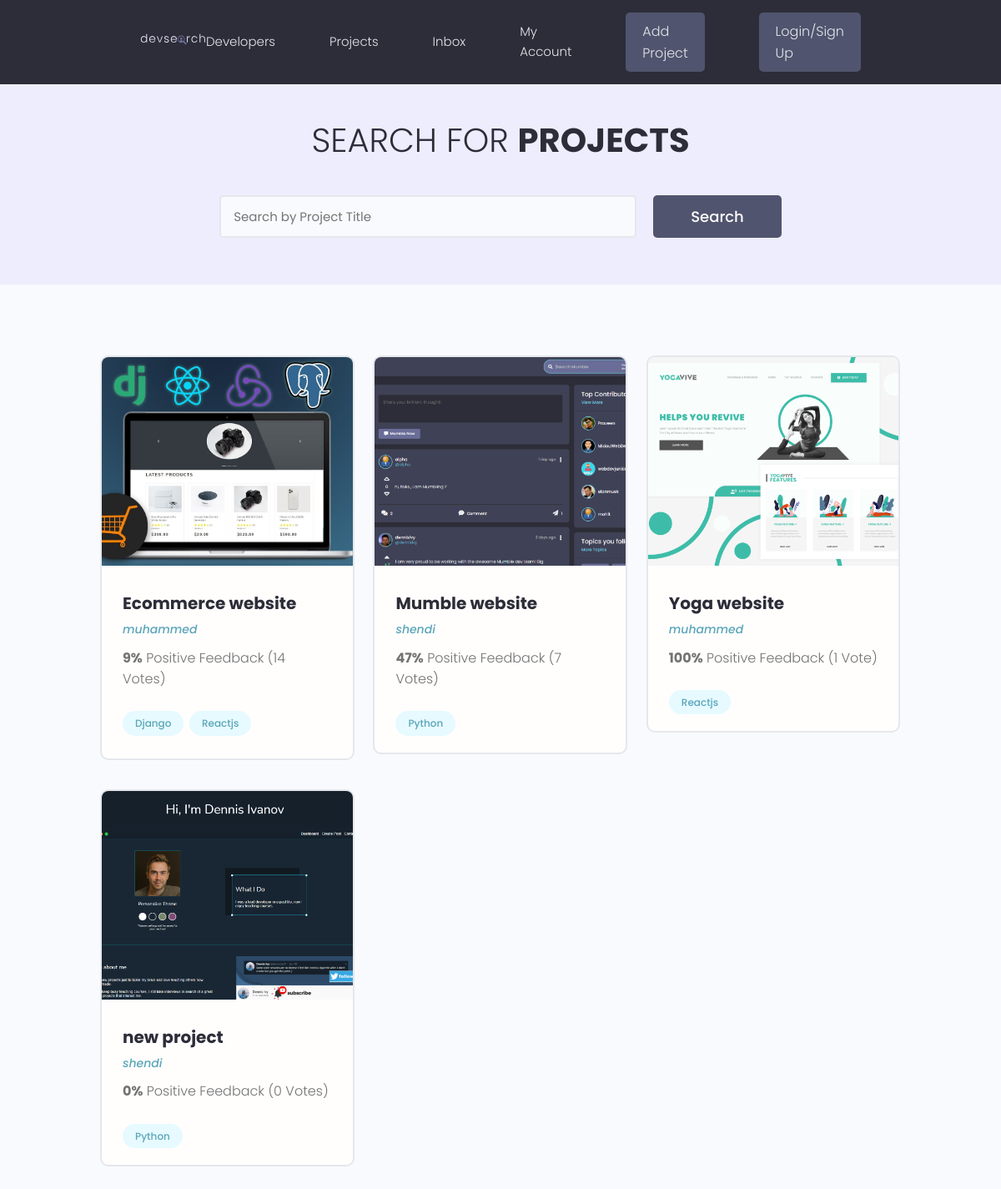
The app's page /projects/, older data.
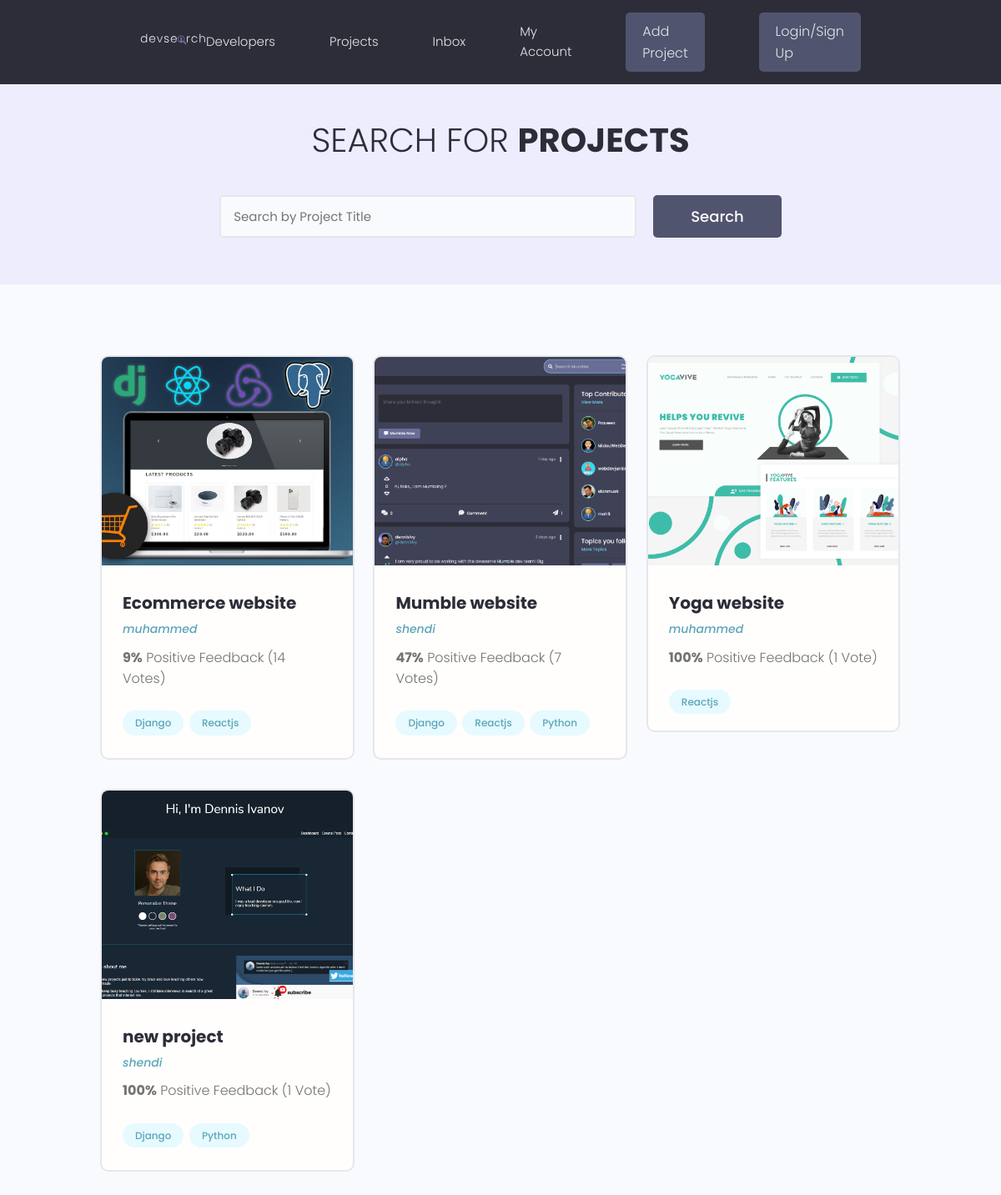
The same page, newer data.
### projects/models.py (models this page shows, shortened)
class Project(models.Model):
    owner = models.ForeignKey(
        Profile, null=True, blank=True, on_delete=models.SET_NULL)
    title = models.CharField(max_length=200)
    description = models.TextField(null=True, blank=True)
    featured_image = models.ImageField(
        null=True, blank=True, default="default.jpg")
    demo_link = models.CharField(max_length=2000, null=True, blank=True)
    source_link = models.CharField(max_length=2000, null=True, blank=True)
    tags = models.ManyToManyField("Tag", blank=True)
    vote_total = models.IntegerField(default=0, null=True, blank=True)
    vote_ratio = models.IntegerField(default=0, null=True, blank=True)
    created = models.DateTimeField(auto_now_add=True)
    id = models.UUIDField(default=uuid.uuid4, unique=True, primary_key=True)

class Tag(models.Model):
    name = models.CharField(max_length=200)
    created = models.DateTimeField(auto_now_add=True)
    id = models.UUIDField(default=uuid.uuid4, unique=True,
                          primary_key=True, editable=False)
    def __str__(self):
        return self.name

### users/models.py (models this page shows)
class Profile(models.Model):
    user = models.OneToOneField(User, on_delete=models.CASCADE)
    name = models.CharField(max_length=200, blank=True, null=True)
    email = models.EmailField(max_length=500, blank=True, null=True)
    username = models.CharField(max_length=200, blank=True, null=True)
    location = models.CharField(max_length=200, blank=True, null=True)
    short_intro = models.CharField(max_length=200, blank=True, null=True)
    bio = models.TextField(blank=True, null=True)
    profile_image = models.ImageField(
        null=True, blank=True, upload_to='profiles/', default='profiles/user-default.png')
    social_github = models.CharField(max_length=255, null=True, blank=True)
    social_twitter = models.CharField(max_length=255, null=True, blank=True)
    social_linkedin = models.CharField(max_length=255, null=True, blank=True)
    social_youtube = models.CharField(max_length=255, null=True, blank=True)
    social_website = models.CharField(max_length=255, null=True, blank=True)
    created = models.DateTimeField(auto_now_add=True)
    id = models.UUIDField(default=uuid.uuid4, unique=True,
                          primary_key=True, editable=False)
    def __str__(self):
        return str(self.username)

### projects/views.py (the view)
# urls.py: path('projects/', include("projects.urls")),
def projects(request):
    projects = Project.objects.all()
    context = {"projects": projects}
    return render(request, 'projects/projects.html', context)

### projects/templates/projects/projects.html (shortened to what this page needs)
{% extends "main.html" %} {% block content %}
<main class="projects">
  <section class="hero-section text-center">
    <div class="container container--narrow">
      <div class="hero-section__box">
        <h2>Search for <span>Projects</span></h2>
      </div>
      <div class="hero-section__search">
        <form class="form" action="#" method="get">
          <div class="form__field">
            <input
              class="input input--text"
              id="formInput#search"
              type="text"
              name="text"
              placeholder="Search by Project Title"
            />
          </div>
          <input class="btn btn--sub btn--lg" type="submit" value="Search" />
        </form>
      </div>
    </div>
  </section>
  <section class="projectsList">
    <div class="container">
      <div class="grid grid--three">
        {% for project in projects %}
        <div class="column">
          <div class="card project">
            <a href="{% url 'project' project.id %}" class="project">
              <img
                class="project__thumbnail"
                src="{{project.featured_image.url}}"
                alt="{{project.title}}"
              />
              <div class="card__body">
                <h3 class="project__title">{{project.title}}</h3>
                <p>
                  <a class="project__author" href="profile.html"
                    >{{project.owner}}</a
                  >
                </p>
                <p class="project--rating">
                  <span style="font-weight: bold">{{project.vote_ratio}}%</span>
                  Positive Feedback ({{project.vote_total}}
                  Vote{{project.vote_total|pluralize:"s"}})
                </p>
                <div class="project__tags">
                  {% for tag in project.tags.all %}
                  <span class="tag tag--pill tag--main">
                    <small>{{tag}}</small>
                  </span>
                  {% endfor %}
                </div>
              </div>
            </a>
          </div>
        </div>
        {% endfor %}
      </div>
    </div>
  </section>
</main>
{% endblock content %}

### templates/main.html (shortened to what this page needs)
<!DOCTYPE html>
{% load static %}
<html lang="en">
  <head>
    <link
      rel="stylesheet"
      href="https://cdn.iconmonstr.com/1.3.0/css/iconmonstr-iconic-font.min.css"
    />
    <link rel="stylesheet" href="{% static 'uikit/styles/uikit.css' %}" />
    <link rel="stylesheet" href="{% static 'styles/app.css' %}" />
  </head>
  <body>
    {% include "navbar.html" %} {% block content%} {% endblock content%}
  </body>
</html>

### templates/navbar.html (shortened to what this page needs)
{% load static %}
<header class="header">
  <div class="container container--narrow">
    <a href="{% url 'profiles' %}" class="header__logo">
      <img src="{% static 'images/logo.svg' %}" alt="DevSearch Logo" />
    </a>
    <nav class="header__nav">
      <ul class="header__menu">
        <li class="header__menuItem">
          <a href="{% url 'profiles' %}">Developers</a>
        </li>
        <li class="header__menuItem">
          <a href="{% url 'projects' %}">Projects</a>
        </li>
        <li class="header__menuItem"><a href="">Inbox</a></li>
        <li class="header__menuItem"><a href="">My Account</a></li>
        <li class="header__menuItem">
          <a href="{% url 'create-project' %}" class="btn btn--sub"
            >Add Project</a
          >
        </li>
        <li class="header__menuItem">
          <a href="login.html" class="btn btn--sub">Login/Sign Up</a>
        </li>
      </ul>
    </nav>
  </div>
</header>

### static/styles/app.css (style rules this page uses)
:root { --color-sub: #2d2d39; }
.btn--sub { background-color: var(--color-sub-light); }
.card { border: 2px solid var(--color-light); }
img { width: 100%; }
.header { position: sticky; z-index: 111; background-color: var(--color-sub); padding: 1.5rem 0; }
.header > .container { display: flex; justify-content: space-between; align-items: center; }
.header__logo > img { height: 3.8rem; }
.header__nav > ul { display: inline-flex; align-items: center; list-style: none; gap: 6.5rem; }
.header__menuItem > a { color: var(--color-light); font-weight: 300; }
.hero-section { height: 40vh; display: flex; align-items: center; background-color: var(--color-sub); }
.hero-section__box { margin-bottom: 4rem; }
.hero-section__box > h2, .hero-section__box > h2 > span { font-size: 4rem; color: var(--color-light); line-height: 1.3; text-transform: uppercase; }
.hero-section__box > h2 { font-weight: 300; }
.hero-section__box > h2 > span { font-weight: 700; }
.hero-section__search > .form { display: flex; align-items: center; justify-content: center; gap: 2rem; }
.hero-section__search > .form input.input--text { width: 50rem; }
.project__author { font-size: 1.4rem; font-style: italic; }
.project--rating { margin-bottom: 1.6em; margin-top: .5em; }
.projects > .hero-section { background: var(--color-sub-lighter); height: 30vh; }
.projects .hero-section__box { margin-bottom: 2.5rem; }
.projects .hero-section__box > h2 { color: var(--color-sub); }
.projects .hero-section__box > h2 > span { font-weight: 700; color: var(--color-sub); }
.projectsList { margin-top: 8rem; }
.project__thumbnail { height: 25rem; object-fit: cover; object-position: top center; }
.project__title { font-size: 2rem; font-weight: 700; color: var(--color-sub); }

### static/uikit/styles/modules/_variables.css (style rules this page uses)
:root { --color-main: #5aa5b9; --color-main-light: #e6faff; --color-sub: #3f4156; --color-sub-light: #51546e; --color-sub-lighter: #ededfd; --color-text: #737373; --color-gray: #8b8b8b; --color-light: #e5e7eb; --color-light-gray: #767676; --color-bg: #f8fafd; --color-white: #fffefd; --color-white-light: #f3f3f3; --color-success: #359e64; --color-success-bg: #def8e8; --color-error: #fc4b0b; --color-error-bg: #fff2ee; --font-base: 'Poppins', arial, helvetica, 'Segoe UI', roboto, ubuntu, sans-serif; --font-monospace: 'Fira Code', 'Courier New', courier, monospace; --font-regular: 300; --font-medium: 500; --font-bold: 700; --generic-shadow: 1px 1px 5px #00000010; --generic-transition: all 0.3s ease-in-out; }

### static/uikit/styles/modules/_base.css (style rules this page uses)
* { margin: 0; padding: 0; box-sizing: border-box; text-rendering: optimizeLegibility; color: inherit; font-size: inherit; }
html { font-size: 50%; }
@media only screen and (min-width: 480px) { html { font-size: 56.25%; } }
@media only screen and (min-width: 1200px) { html { font-size: 62.5%; } }
body { line-height: 1.6; font-weight: 400; font-size: 1.5rem; color: var(--color-text); background-color: var(--color-bg); min-height: 100vh; }

### static/uikit/styles/modules/_typography.css (style rules this page uses)
* { font-family: var(--font-base); }
h2 { font-size: 3.6rem; font-weight: var(--font-bold); }
h3 { font-size: 3.2rem; font-weight: var(--font-medium); }
p, span, strong { font-size: 1.6rem; color: var(--color-text); font-weight: var(--font-regular); }
a { padding-bottom: 2px; text-decoration: none; display: inline-block; color: var(--color-main); font-weight: var(--font-medium); }

### static/uikit/styles/modules/_utilities.css (style rules this page uses)
.container { width: 92%; max-width: 165rem; margin: 0 auto; box-sizing: border-box; }
.container--narrow { width: 92%; max-width: 120rem; }
@media screen and (min-width: 1000px) { .container { width: 90%; } }
@media screen and (min-width: 1000px) { .container--narrow { width: 85%; } }
@media screen and (min-width: 1200px) { .container { width: 80%; } }
@media screen and (min-width: 1200px) { .container--narrow { width: 72%; } }
.text-center { text-align: center; }

### static/uikit/styles/modules/_button.css (style rules this page uses)
.btn { display: inline-block; position: relative; cursor: pointer; background-color: var(--color-light); font-weight: var(--font-medium); color: var(--color-sub); text-decoration: none; padding: 1rem 2rem; border-radius: 0.5rem; border: none; width: -webkit-fit-content; width: -moz-fit-content; width: fit-content; height: -webkit-fit-content; height: -moz-fit-content; height: fit-content; font-size: 1.6rem; outline-width: 0; outline-color: transparent; -webkit-backface-visibility: hidden; backface-visibility: hidden; transition: all 0.3s ease-in-out; }
.btn--sub { background-color: var(--color-sub); color: var(--color-white); }
.btn--lg { font-size: 1.8rem; padding: 1.2rem 4.5rem; }

Row changes from the older to the newer data that the page shows:
changed Project "Mumble website": gains Tag (name "Django"); gains Tag (name "Reactjs")
changed Project "new project": vote_ratio "0" → "100"; vote_total "0" → "1"; gains Tag (name "Django")
